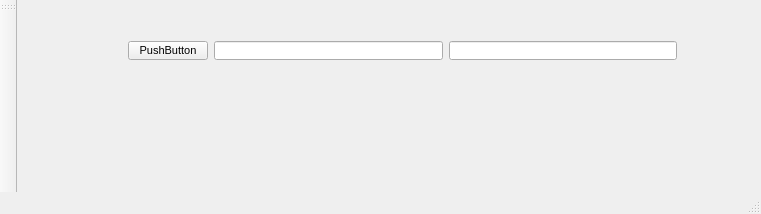
<?xml version="1.0" encoding="UTF-8"?>
<ui version="4.0">
 <class>MainWindow</class>
 <widget class="QMainWindow" name="MainWindow">
  <property name="geometry">
   <rect>
    <x>0</x>
    <y>0</y>
    <width>761</width>
    <height>214</height>
   </rect>
  </property>
  <property name="windowTitle">
   <string>MainWindow</string>
  </property>
  <widget class="QWidget" name="centralWidget">
   <property name="font">
    <font>
     <pointsize>8</pointsize>
     <kerning>false</kerning>
    </font>
   </property>
   <widget class="QWidget" name="horizontalLayoutWidget_2">
    <property name="geometry">
     <rect>
      <x>10</x>
      <y>90</y>
      <width>721</width>
      <height>80</height>
     </rect>
    </property>
    <layout class="QHBoxLayout" name="horizontalLayout_2"/>
   </widget>
   <widget class="QWidget" name="gridLayoutWidget">
    <property name="geometry">
     <rect>
      <x>100</x>
      <y>30</y>
      <width>571</width>
      <height>41</height>
     </rect>
    </property>
    <layout class="QGridLayout" name="gridLayout">
     <item row="0" column="1">
      <widget class="QLineEdit" name="lineEdit"/>
     </item>
     <item row="0" column="0">
      <widget class="QPushButton" name="pushButton">
       <property name="text">
        <string>PushButton</string>
       </property>
      </widget>
     </item>
     <item row="0" column="2">
      <widget class="QLineEdit" name="lineEdit_3">
       <property name="minimumSize">
        <size>
         <width>50</width>
         <height>0</height>
        </size>
       </property>
      </widget>
     </item>
    </layout>
   </widget>
  </widget>
  <widget class="QMenuBar" name="menuBar">
   <property name="geometry">
    <rect>
     <x>0</x>
     <y>0</y>
     <width>761</width>
     <height>20</height>
    </rect>
   </property>
  </widget>
  <widget class="QToolBar" name="mainToolBar">
   <attribute name="toolBarArea">
    <enum>LeftToolBarArea</enum>
   </attribute>
   <attribute name="toolBarBreak">
    <bool>false</bool>
   </attribute>
  </widget>
  <widget class="QStatusBar" name="statusBar"/>
 </widget>
 <layoutdefault spacing="6" margin="11"/>
 <resources/>
 <connections/>
</ui>
